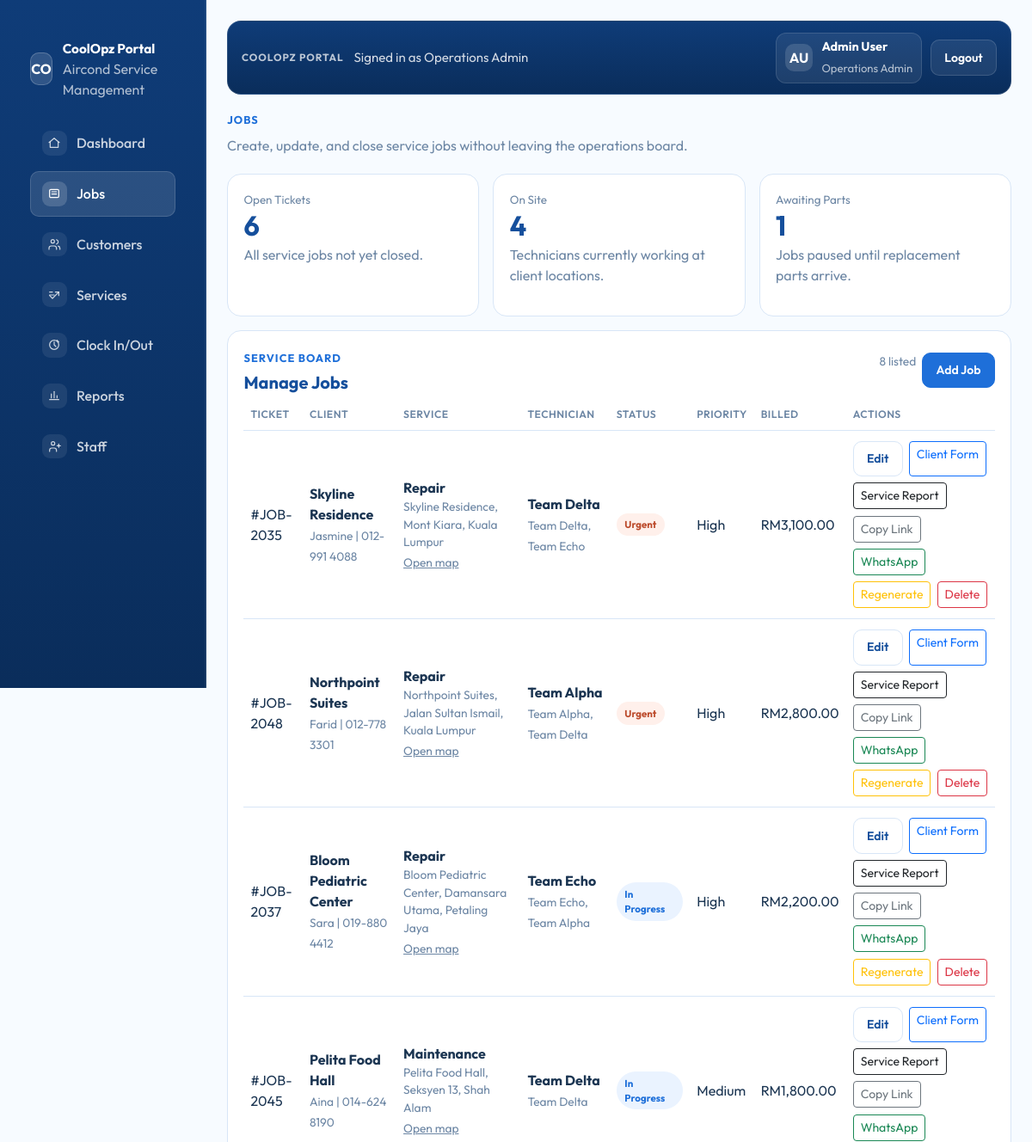
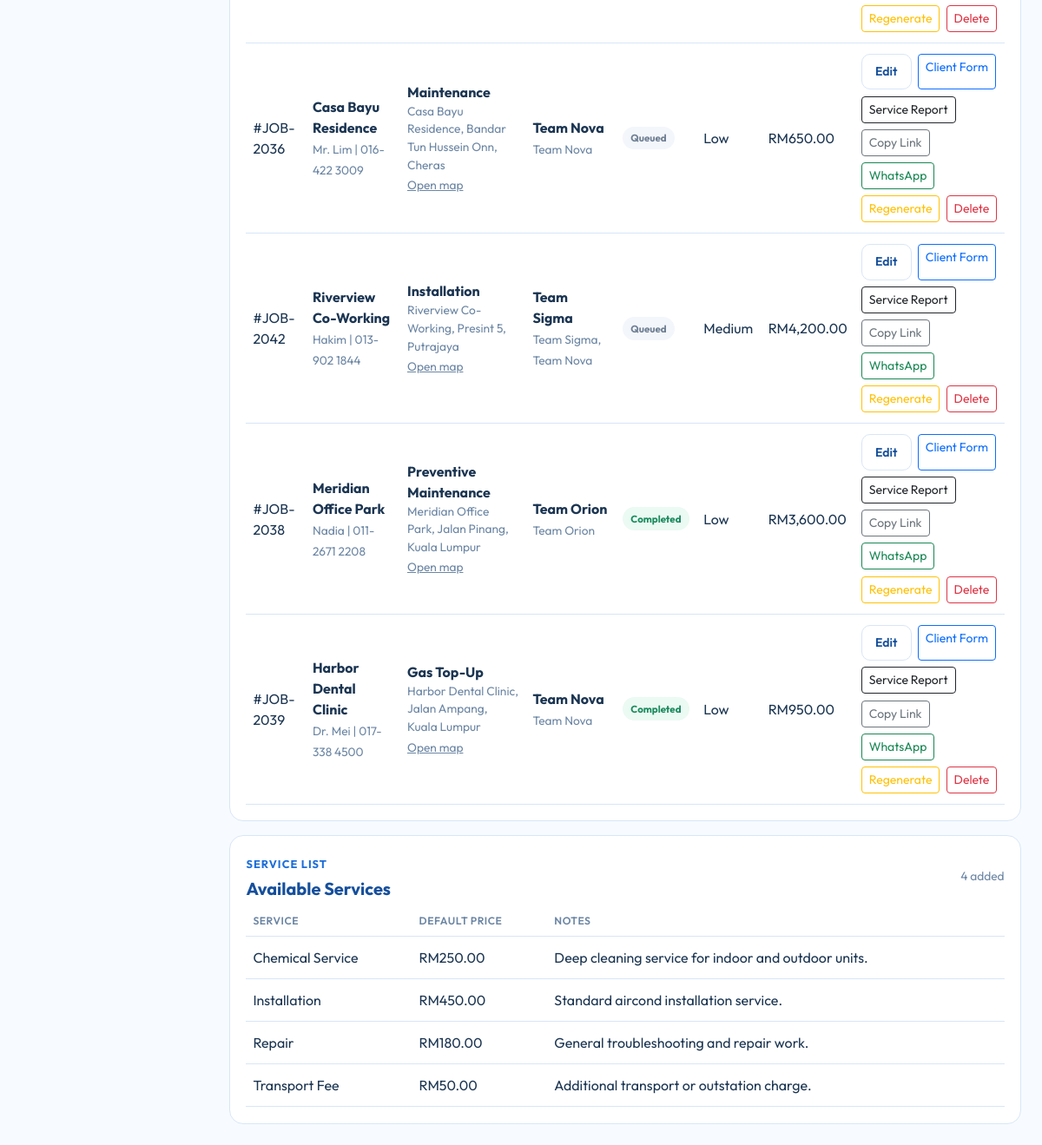
/jobs.php (signed in), run on the app's committed database (2 pictures, top to bottom).
### tables this page shows
CREATE TABLE IF NOT EXISTS jobs (
    id INT UNSIGNED AUTO_INCREMENT PRIMARY KEY,
    ticket_number VARCHAR(40) NOT NULL UNIQUE,
    customer_name VARCHAR(190) NOT NULL,
    service_type VARCHAR(80) NOT NULL,
    technician_team VARCHAR(80) NOT NULL,
    attending_technicians VARCHAR(255) NOT NULL DEFAULT '',
    site_address VARCHAR(255) NOT NULL DEFAULT '',
    google_maps_url VARCHAR(255) NOT NULL DEFAULT '',
    person_in_charge_name VARCHAR(120) NOT NULL DEFAULT '',
    person_in_charge_contact VARCHAR(190) NOT NULL DEFAULT '',
    client_update_token VARCHAR(64) NOT NULL DEFAULT '',
    status VARCHAR(40) NOT NULL,
    priority_level VARCHAR(40) NOT NULL,
    billed_amount DECIMAL(10,2) NOT NULL DEFAULT 0,
    notes VARCHAR(255) NOT NULL DEFAULT '',
    created_at TIMESTAMP DEFAULT CURRENT_TIMESTAMP,
    UNIQUE KEY uniq_jobs_client_update_token (client_update_token)
);

CREATE TABLE IF NOT EXISTS services (
    id INT UNSIGNED AUTO_INCREMENT PRIMARY KEY,
    name VARCHAR(120) NOT NULL,
    default_price DECIMAL(10,2) NOT NULL DEFAULT 0,
    notes VARCHAR(255) NOT NULL DEFAULT '',
    created_at TIMESTAMP DEFAULT CURRENT_TIMESTAMP,
    UNIQUE KEY uniq_service_name (name)
);

### jobs.php (the view, shortened to what the rows shown need)
<?php
require_once __DIR__ . '/includes/data.php';
$services = coolopz_fetch_services();
$jobs = coolopz_fetch_jobs();
include __DIR__ . '/includes/head.php';
?>
        <main class="portal-main">
            <section class="row g-3 mt-0">
                <div class="col-12">
                    <div class="simple-panel h-100">
                        <div class="panel-head mb-2">
                            <div>
                                <h2 class="panel-title">Manage Jobs</h2>
                            </div>
                        </div>
                        <div class="table-responsive">
                            <table class="table portal-table align-middle mb-0">
                                <thead>
                                    <tr>
                                        <th>Ticket</th>
                                        <th>Client</th>
                                        <th>Service</th>
                                        <th>Technician</th>
                                        <th>Status</th>
                                        <th>Priority</th>
                                        <th>Billed</th>
                                        <th>Actions</th>
                                    </tr>
                                </thead>
                                <tbody>
<?php foreach ($jobs as $job): ?>
<?php $clientUpdateUrl = coolopz_job_client_update_url((string) $job['client_update_token']); ?>
<?php $serviceReportUrl = coolopz_job_service_report_url((string) $job['client_update_token']); ?>
<?php $clientWhatsappUrl = coolopz_job_client_whatsapp_url($job); ?>
                                    <tr>
                                        <td><?= htmlspecialchars($job['ticket_number'], ENT_QUOTES, 'UTF-8') ?></td>
                                        <td>
                                            <strong class="d-block"><?= htmlspecialchars($job['customer_name'] !== '' ? $job['customer_name'] : 'Add later', ENT_QUOTES, 'UTF-8') ?></strong>
                                            <span class="subtle-note"><?= htmlspecialchars(($job['person_in_charge_name'] ?? '') !== '' ? $job['person_in_charge_name'] : 'Person In Charge pending', ENT_QUOTES, 'UTF-8') ?><?= ($job['person_in_charge_contact'] ?? '') !== '' ? ' | ' . htmlspecialchars($job['person_in_charge_contact'], ENT_QUOTES, 'UTF-8') : '' ?></span>
                                        </td>
                                        <td>
                                            <strong class="d-block"><?= htmlspecialchars($job['service_type'], ENT_QUOTES, 'UTF-8') ?></strong>
<?php if (($job['site_address'] ?? '') !== ''): ?>
                                            <span class="subtle-note d-block"><?= htmlspecialchars($job['site_address'], ENT_QUOTES, 'UTF-8') ?></span>
<?php else: ?>
                                            <span class="subtle-note d-block">No site address added</span>
<?php endif; ?>
<?php if (($job['google_maps_url'] ?? '') !== ''): ?>
                                            <a class="subtle-note" href="<?= htmlspecialchars($job['google_maps_url'], ENT_QUOTES, 'UTF-8') ?>" target="_blank" rel="noopener noreferrer">Open map</a>
<?php endif; ?>
                                        </td>
                                        <td>
                                            <strong class="d-block"><?= htmlspecialchars($job['technician_team'] !== '' ? $job['technician_team'] : 'Add later', ENT_QUOTES, 'UTF-8') ?></strong>
                                            <span class="subtle-note"><?= htmlspecialchars(($job['attending_technicians'] ?? '') !== '' ? $job['attending_technicians'] : 'No attending team yet', ENT_QUOTES, 'UTF-8') ?></span>
                                        </td>
                                        <td><span class="status-badge <?= coolopz_status_badge_class($job['status']) ?>"><?= htmlspecialchars($job['status'], ENT_QUOTES, 'UTF-8') ?></span></td>
                                        <td><?= htmlspecialchars($job['priority_level'], ENT_QUOTES, 'UTF-8') ?></td>
                                        <td><?= htmlspecialchars((float) $job['billed_amount'] > 0 ? 'RM' . number_format((float) $job['billed_amount'], 2) : 'Pending', ENT_QUOTES, 'UTF-8') ?></td>
                                        <td>
                                            <div class="jobs-actions">
                                                <a class="btn btn-portal-secondary btn-sm" href="jobs.php?edit=<?= htmlspecialchars((string) $job['id'], ENT_QUOTES, 'UTF-8') ?>">Edit</a>
                                                <a class="btn btn-outline-primary btn-sm" href="<?= htmlspecialchars($clientUpdateUrl, ENT_QUOTES, 'UTF-8') ?>" target="_blank" rel="noopener noreferrer">Client Form</a>
                                                <a class="btn btn-outline-dark btn-sm" href="<?= htmlspecialchars($serviceReportUrl, ENT_QUOTES, 'UTF-8') ?>" target="_blank" rel="noopener noreferrer">Service Report</a>
                                                <button type="button" class="btn btn-outline-secondary btn-sm" data-copy-client-link="<?= htmlspecialchars($clientUpdateUrl, ENT_QUOTES, 'UTF-8') ?>">Copy Link</button>
                                                <a class="btn btn-outline-success btn-sm" href="<?= htmlspecialchars($clientWhatsappUrl, ENT_QUOTES, 'UTF-8') ?>" target="_blank" rel="noopener noreferrer">WhatsApp</a>
                                                <form method="post" class="m-0" onsubmit="return confirm('Regenerate the client link for this job? The old link will stop working.');">
                                                    <button type="submit" class="btn btn-outline-warning btn-sm">Regenerate</button>
                                                </form>
                                                <form method="post" class="m-0" onsubmit="return confirm('Delete this job?');">
                                                    <button type="submit" class="btn btn-outline-danger btn-sm">Delete</button>
                                                </form>
                                            </div>
                                        </td>
                                    </tr>
<?php endforeach; ?>
                                </tbody>
                            </table>
                        </div>
                    </div>
                </div>
            </section>
            <section class="row g-3 mt-0">
                <div class="col-12">
                    <div class="simple-panel h-100">
                        <div class="panel-head mb-2">
                            <div>
                                <h2 class="panel-title">Available Services</h2>
                            </div>
                        </div>
                        <div class="table-responsive">
                            <table class="table portal-table align-middle mb-0">
                                <thead>
                                    <tr>
                                        <th>Service</th>
                                        <th>Default Price</th>
                                        <th>Notes</th>
                                    </tr>
                                </thead>
                                <tbody>
<?php foreach ($services as $service): ?>
                                    <tr>
                                        <td><?= htmlspecialchars($service['name'], ENT_QUOTES, 'UTF-8') ?></td>
                                        <td><?= htmlspecialchars((float) $service['default_price'] > 0 ? 'RM' . number_format((float) $service['default_price'], 2) : '-', ENT_QUOTES, 'UTF-8') ?></td>
                                        <td><?= htmlspecialchars($service['notes'] !== '' ? $service['notes'] : 'No notes added.', ENT_QUOTES, 'UTF-8') ?></td>
                                    </tr>
<?php endforeach; ?>
                                </tbody>
                            </table>
                        </div>
                    </div>
                </div>
            </section>
        </main>
<?php include __DIR__ . '/includes/footer.php'; ?>

### data on the page
jobs: ticket_number "#JOB-2035", customer_name "Skyline Residence", person_in_charge_name "Jasmine", person_in_charge_contact "012-991 4088", service_type "Repair", site_address "Skyline Residence, Mont Kiara, Kuala Lumpur", technician_team "Team Delta", attending_technicians "Team Delta, Team Echo", status "Urgent", priority_level "High", billed_amount "RM3,100.00"
jobs: ticket_number "#JOB-2048", customer_name "Northpoint Suites", person_in_charge_name "Farid", person_in_charge_contact "012-778 3301", service_type "Repair", site_address "Northpoint Suites, Jalan Sultan Ismail, Kuala Lumpur", technician_team "Team Alpha", attending_technicians "Team Alpha, Team Delta", status "Urgent", priority_level "High", billed_amount "RM2,800.00"
jobs: ticket_number "#JOB-2037", customer_name "Bloom Pediatric Center", person_in_charge_name "Sara", person_in_charge_contact "019-880 4412", service_type "Repair", site_address "Bloom Pediatric Center, Damansara Utama, Petaling Jaya", technician_team "Team Echo", attending_technicians "Team Echo, Team Alpha", status "In Progress", priority_level "High", billed_amount "RM2,200.00"
jobs: ticket_number "#JOB-2045", customer_name "Pelita Food Hall", person_in_charge_name "Aina", person_in_charge_contact "014-624 8190", service_type "Maintenance", site_address "Pelita Food Hall, Seksyen 13, Shah Alam", technician_team "Team Delta", attending_technicians "Team Delta", status "In Progress", priority_level "Medium", billed_amount "RM1,800.00"
jobs: ticket_number "#JOB-2036", customer_name "Casa Bayu Residence", person_in_charge_name "Mr. Lim", person_in_charge_contact "016-422 3009", service_type "Maintenance", site_address "Casa Bayu Residence, Bandar Tun Hussein Onn, Cheras", technician_team "Team Nova", attending_technicians "Team Nova", status "Queued", priority_level "Low", billed_amount "RM650.00"
jobs: ticket_number "#JOB-2042", customer_name "Riverview Co-Working", person_in_charge_name "Hakim", person_in_charge_contact "013-902 1844", service_type "Installation", site_address "Riverview Co-Working, Presint 5, Putrajaya", technician_team "Team Sigma", attending_technicians "Team Sigma, Team Nova", status "Queued", priority_level "Medium", billed_amount "RM4,200.00"
jobs: ticket_number "#JOB-2038", customer_name "Meridian Office Park", person_in_charge_name "Nadia", person_in_charge_contact "011-2671 2208", service_type "Preventive Maintenance", site_address "Meridian Office Park, Jalan Pinang, Kuala Lumpur", technician_team "Team Orion", attending_technicians "Team Orion", status "Completed", priority_level "Low", billed_amount "RM3,600.00"
jobs: ticket_number "#JOB-2039", customer_name "Harbor Dental Clinic", person_in_charge_name "Dr. Mei", person_in_charge_contact "017-338 4500", service_type "Gas Top-Up", site_address "Harbor Dental Clinic, Jalan Ampang, Kuala Lumpur", technician_team "Team Nova", attending_technicians "Team Nova", status "Completed", priority_level "Low", billed_amount "RM950.00"
services: name "Chemical Service", default_price "RM250.00", notes "Deep cleaning service for indoor and outdoor units."
services: name "Installation", default_price "RM450.00", notes "Standard aircond installation service."
services: name "Repair", default_price "RM180.00", notes "General troubleshooting and repair work."
services: name "Transport Fee", default_price "RM50.00", notes "Additional transport or outstation charge."

### other printed values
$item['label'] "Dashboard"
$item['label'] "Jobs"
$item['label'] "Customers"
$item['label'] "Services"
$item['label'] "Clock In/Out"
$item['label'] "Reports"
$item['label'] "Staff"
$currentUserRole "Operations Admin"
$userInitials "AU"
$currentUserName "Admin User"
$jobMetrics['open_tickets'] "6"
$jobMetrics['on_site'] "4"
$jobMetrics['awaiting_parts'] "1"
count($jobs) "8"
count($services) "4"
